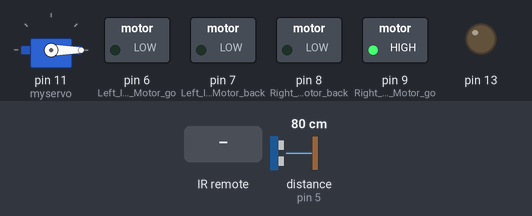
Bench run of a sketch on a simulated Arduino Uno, built with avr-gcc and run on an emulated ATmega328P. Parts: servo, switched loads named in the sketch (green lamp = pin HIGH), output pins drawn as LEDs (lit = HIGH). Wiring (inferred from the names in the program): ultrasonic range finder: trigger pin 4; echo pin 5. Inputs (shaded band) come from the test bench; at power-on: distance to the obstacle (sensor on pin 5) 80 cm. The echo pulse lasts 58.3 µs per cm; pins used as bus, display or sensor lines are not drawn; what the sketch prints to the serial monitor is not drawn.

Above: at 4.8 s.
4.9 s: infrared code 0xFF629D received
At 6.8 s:
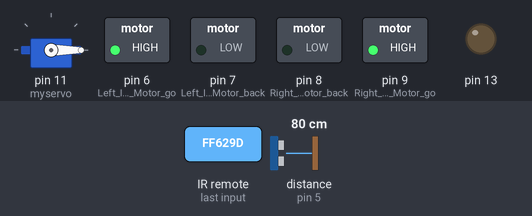
8.5 s: distance to the obstacle (sensor on pin 5) set to 23 cm
12.0 s: distance to the obstacle (sensor on pin 5) set to 18 cm
At 12.4 s:
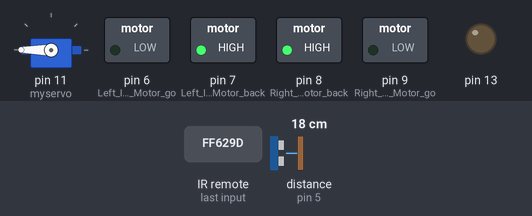
At 13.3 s:
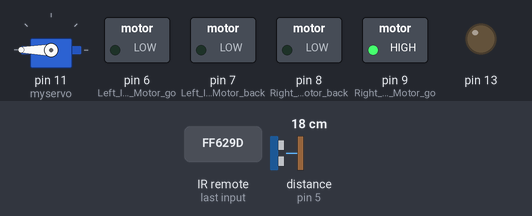
17.5 s: infrared code 0xFFA857 received
23.0 s: infrared code 0xFFC23D received
At 24.8 s:
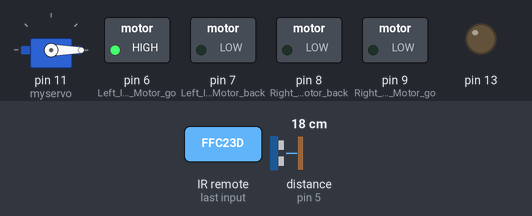
27.5 s: distance to the obstacle (sensor on pin 5) set to 12 cm
33.2 s: distance to the obstacle (sensor on pin 5) set to 9 cm
Timing chart, 0 to 37.7 s (numbered marks = the images above; inputs shaded):
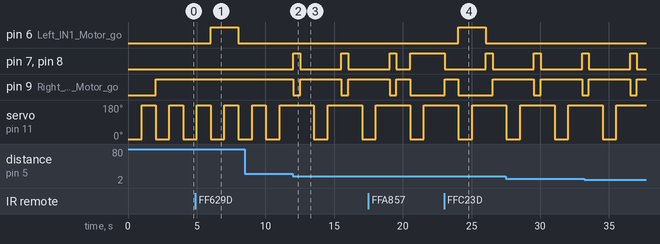

The sketch:

IRECHObizhang.ino
```cpp
 #include <IRremote.h>//红外库
 #include <Servo.h>
Servo myservo;
 int RECV_PIN = 2;//红外引脚声明，红外模块接arduino主板的数字2口
  IRrecv irrecv(RECV_PIN);//红外接收信号
  decode_results results; // 用于存储编码结果的对象
  int ledon = 0;//标志灯亮灭状态

int Left_IN1_Motor_go=6;     //左电机前进,电机驱动板上IN1接arduino数字6口
int Left_IN2_Motor_back=7;     //左电机后退，电机驱动板上IN2接arduino数字7口

int Right_IN3_Motor_go=9;    // 右电机前进，电机驱动板上IN3接arduino数字9口
int Right_IN4_Motor_back=8;    // 右电机后退，电机驱动板上IN4接arduino数字8口

const int Echo = 5;  //超声波接收信号口
const int Trig =4;  //超声波信号发射口
float Distance = 0;//超声波测量距离值

void setup()
{
  pinMode(Left_IN1_Motor_go,OUTPUT); // 定义电机输出口，具有pwm功能
  pinMode(Left_IN2_Motor_back,OUTPUT);// 定义电机输出口
  pinMode(Right_IN3_Motor_go,OUTPUT);// 定义电机输出口，具有pwm功能
  pinMode(Right_IN4_Motor_back,OUTPUT);// 定义电机输出口
  pinMode(13, OUTPUT);//定义LED灯输出口
  Serial.begin(9600);  //串口波特率设置为9600
  irrecv.enableIRIn(); // 红外信号初始化
  pinMode(Echo, INPUT);    // 定义超声波输入脚
  pinMode(Trig, OUTPUT);   // 定义超声波输出
  myservo.attach(11);
}


void run()     //小车前进（左右轮同时前进）
{
  digitalWrite(Right_IN3_Motor_go,120);  // 小车右轮前进
  digitalWrite(Right_IN4_Motor_back,0);
  digitalWrite(Left_IN1_Motor_go,120);  // 小车左轮前进
  digitalWrite(Left_IN2_Motor_back,0);
}

void stop()         //小车停止（左右轮同时不动）
{
  digitalWrite(Right_IN3_Motor_go,0);// 小车右轮不动
  digitalWrite(Right_IN4_Motor_back,0);
  digitalWrite(Left_IN1_Motor_go,0);// 小车左轮不动
  digitalWrite(Left_IN2_Motor_back,0);
}

void left()         //小车左转(左轮不动，右轮前进)
{
  digitalWrite(Right_IN3_Motor_go,120);  // 小车右轮前进
  digitalWrite(Right_IN4_Motor_back,0);
  digitalWrite(Left_IN1_Motor_go,0);   //小车左轮不动
  digitalWrite(Left_IN2_Motor_back,0);
}


void right()        //小车右转(右轮不动，左轮前进)
{
  digitalWrite(Right_IN3_Motor_go,0);   //小车右轮不动
  digitalWrite(Right_IN4_Motor_back,0);
  digitalWrite(Left_IN1_Motor_go,120); //小车左轮前进
  digitalWrite(Left_IN2_Motor_back,0);
}

void back()          //小车后退
{
  digitalWrite(Right_IN3_Motor_go,0);  //小车右轮后退
  digitalWrite(Right_IN4_Motor_back,120);
  digitalWrite(Left_IN1_Motor_go,0);  //小车左轮后退
  digitalWrite(Left_IN2_Motor_back,120);
}

void get_Distance()   // 超声波测前方障碍物距离
{
   // 产生一个10us的高脉冲去触发TrigPin
  digitalWrite(Trig, LOW);
  delayMicroseconds(2);//延时2ms
  digitalWrite(Trig, HIGH);
  delayMicroseconds(10);//延时10ms
  digitalWrite(Trig, LOW);
  Distance = pulseIn(Echo, HIGH)/58;  // 检测脉冲宽度，测量距离变量(单位：微秒)
  Serial.print(Distance);//串口打印距离值
}

void loop()
{
     myservo.write(0);
    delay(1000);
    myservo.write(180);
    delay(1000);
  get_Distance();//测量前方障碍物距离
  if(Distance < 20){//数值为碰到障碍物的距离，可以按实际情况设置，这里40单位为cm
    back();//小车后退
    delay(500);
    left();
    delay(1000);
  }

   if(Distance < 10){//数值为碰到障碍物的距离，可以按实际情况设置，这里40单位为cm
    back();//小车后退
    delay(1000);
    right();
    delay(1000);
  }else{
    left();
    }

    if (irrecv.decode(&results)) //是否接收到红外遥控信号
          {
              Serial.println(results.value, HEX);//串口打印红外信号编码值
              digitalWrite(13, ledon ? HIGH : LOW);//当接收到红外遥控信号时候指示灯闪烁
              if (results.value == 0xFF629D )//按键标号为 CH
               {
                run();
               }//小车前进
              if (results.value == 0xFFA857 )//按键标号为 +

                 { back();
                 } //小车后退
              if (results.value == 0xFF22DD )//按键标号为 |<<
                {
                  left();
                } //小车左转
              if (results.value == 0xFFC23D )//按键标号为 >||
                {
                  right();
                } //小车右转
              if (results.value == 0xFF02FD )//按键标号为 >>|
                {
                  stop();
                } //小车停车
             irrecv.resume(); // 接收下一个编码
          }

}
```

Measured:
- the behaviour switches between 21 and 20 cm on distance to the obstacle (sensor on pin 5) (found by bisection; images 1 and 2)
- after the input at 4.9 s, pin 6 (Left_IN1_Motor_go): LOW → HIGH after 1.1 s, → LOW 2.0 s later
- after the input at 12.0 s, pin 7 (Left_IN2_Motor_back), pin 8 (Right_IN4_Motor_back): alternates HIGH for 0.50 s and LOW for 3.0 s, starting at once; pin 9 (Right_IN3_Motor_go): alternates HIGH for 3.0 s and LOW for 0.50 s, starting at once
- after the input at 23.0 s, pin 6 (Left_IN1_Motor_go): LOW → HIGH after 1.0 s, → LOW 2.0 s later
- by itself, servo on pin 11 (myservo): alternates 180° for 2.5 s and 0° for 1.0 s
